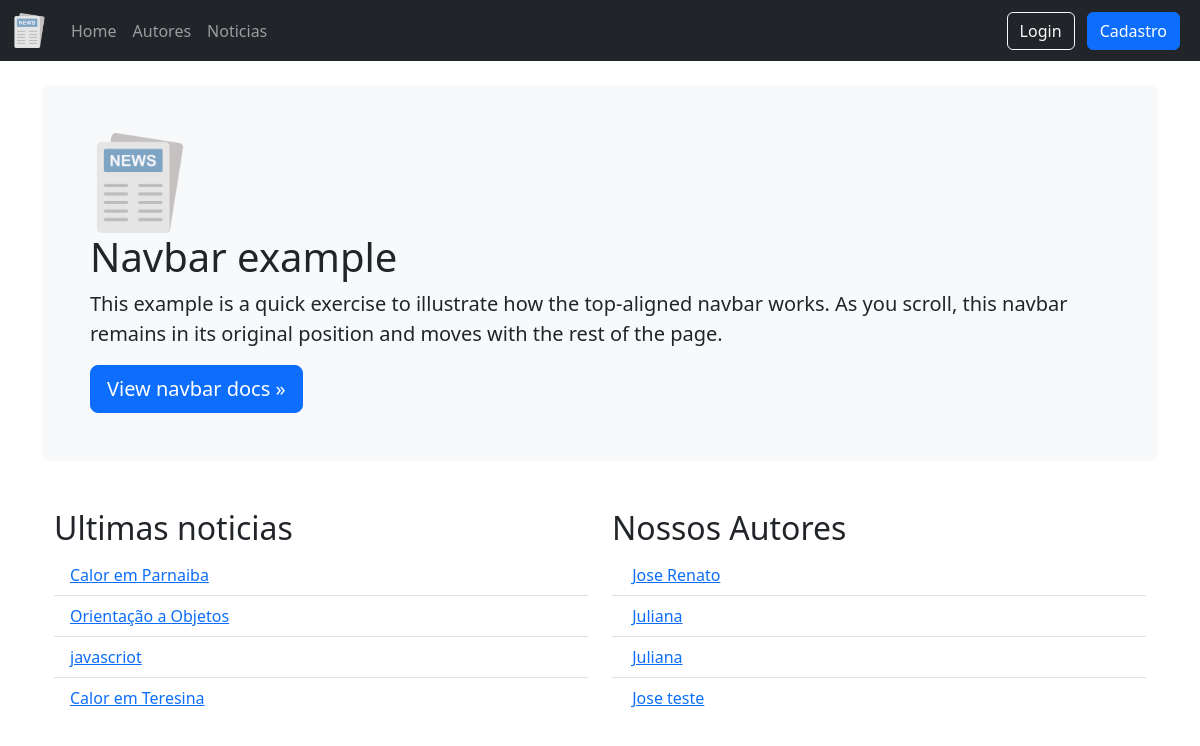
The app's page /, older data.
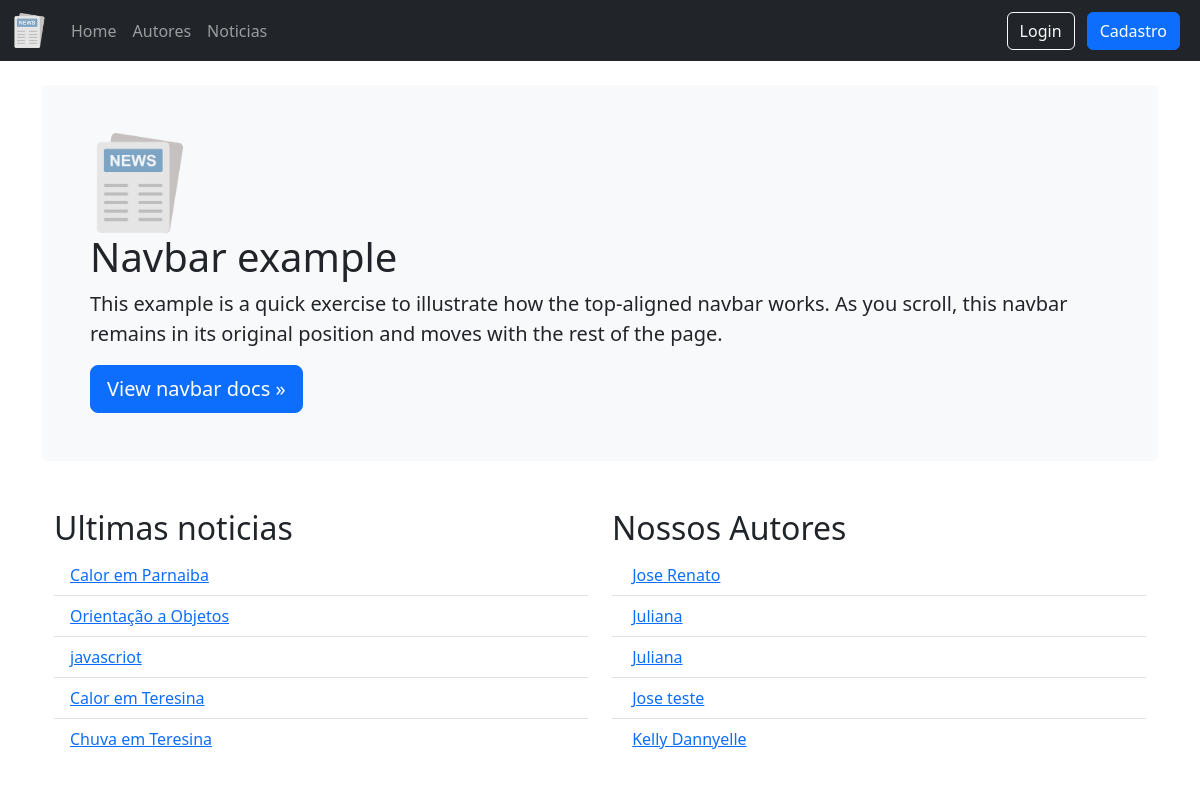
The same page, newer data.
### noticia/models.py (models this page shows, shortened)
class Noticia(models.Model):
    CATEGORIAS = [
        ("Urgente", "Urgente"),
        ("Esportes", "Esportes"),
        ("Política", "Política")
    ]
    titulo = models.CharField("Titulo", max_length=200)
    conteudo = models.TextField("Conteúdo")
    data_pub = models.DateField("Data de publicação")
    tags = models.CharField("Categoria", max_length=100, choices=CATEGORIAS)
    autor = models.ForeignKey(Autor, verbose_name="Autor", on_delete=models.CASCADE)
    class Meta:
        verbose_name = "Noticia"
        verbose_name_plural = "Noticias"

class Autor(models.Model):
    nome = models.CharField("Nome", max_length=200)
    data_nascimento = models.DateField("Data de Nascimento", default="1980-01-01")
    email = models.EmailField("Email")
    idade = models.PositiveSmallIntegerField("Idade")
    avatar = models.ImageField("Foto", upload_to='avatares', blank=True, null=True)
    class Meta:
        verbose_name = "Escritor"
        verbose_name_plural = "Escritores"
        permissions  = [
            ("pode_publicar", "Pode publicar uma noticia"),
        ]

### noticia/views.py (the view)
# urls.py: path('', HomeTemplateView.as_view(), name='home'),
class HomeTemplateView(TemplateView):
    template_name='home.html'
    def get_context_data(self, **kwargs):
        context = super().get_context_data(**kwargs)
        context["noticias"] = Noticia.objects.all()[:5]
        context["autores"] = Autor.objects.all()[:5]
        return context

### templates/home.html (shortened to what this page needs)
{% extends "base.html" %}
{% load static %}
{% block content %}
<div class="bg-body-tertiary p-5 rounded">
  <img src="{% static 'img/noticia.png' %}" alt="" width="100">
  <h1>Navbar example</h1>
  <p class="lead">This example is a quick exercise to illustrate how the top-aligned navbar works. As you scroll, this navbar remains in its original position and moves with the rest of the page.</p>
  <a class="btn btn-lg btn-primary" href="/docs/5.3/components/navbar/" role="button">View navbar docs &raquo;</a>
</div>
<div class="container">
  <div class="row my-5">
    <div class="col">
      <h2>Ultimas noticias</h2>
      <ul class="list-group list-group-flush">
        {% for noticia in noticias %}
        <li class="list-group-item">
          <a href="{% url 'detalhar-noticia' noticia.id %}">{{noticia.titulo}}</a></li>
        {% endfor %}
      </ul>
    </div>
    <div class="col">
      <h2>Nossos Autores</h2>
      <ul class="list-group list-group-flush">
        {% for autor in autores %}
        <li class="list-group-item">
          <a href="{% url 'detalhar-autor' autor.id %}">{{autor.nome}}</a></li>
        {% endfor %}
      </ul>
    </div>
  </div>
</div>
{% endblock %}

### templates/base.html (shortened to what this page needs)
{% load static bootstrap5 %}
<!DOCTYPE html>
<html lang="en">
<head>
    <link href="https://cdn.jsdelivr.net/npm/bootstrap@5.3.2/dist/css/bootstrap.min.css" rel="stylesheet"
>
</head>
<body>
    <nav class="navbar navbar-expand-md navbar-dark bg-dark mb-4">
        <div class="container-fluid">
            <a class="navbar-brand" href="#"><img src="{% static 'img/noticia.png' %}" alt="" width="35"></a>
            <div class="collapse navbar-collapse" id="navbarCollapse">
                <ul class="navbar-nav me-auto mb-2 mb-md-0">
                    <li class="nav-item">
                        <a class="nav-link" aria-current="page" href="{% url 'home' %}">Home</a>
                    </li>
                    <li class="nav-item">
                        <a class="nav-link" href="{% url 'listar-autor' %}">Autores</a>
                    </li>
                    <li class="nav-item">
                        <a class="nav-link" href="{% url 'listar-noticia' %}">Noticias</a>
                    </li>
                </ul>
                <div class="text-end">
                    {% if user.is_authenticated %}
                    <span class="text-light">{{ user.email }}</span>
                    <a href="{% url 'logout' %}" class="btn btn-light me-2">Logout</a>
                    {% else %}
                    <a href="{% url 'login' %}" class="btn btn-outline-light me-2">Login</a>
                    <a href="{% url 'registration' %}" class="btn btn-primary me-2">Cadastro</a>
                    {% endif %}
                </div>
            </div>
        </div>
    </nav>
    <main class="container">
        {% block content  %}{% endblock%}
    </main>
</body>
</html>

Row changes from the older to the newer data that the page shows:
added Noticia: titulo "Chuva em Teresina"
added Autor: nome "Kelly Dannyelle"
